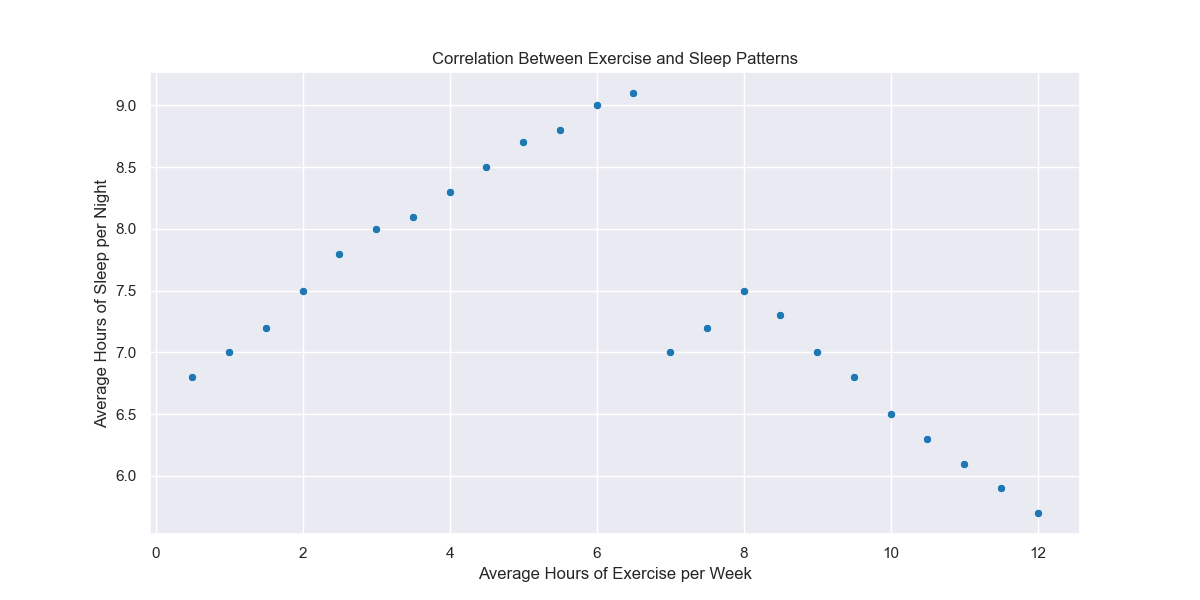

This figure's Python source:

import pandas as pd
import seaborn as sns
import matplotlib.pyplot as plt

# Data
data = {
    'Hours_of_Exercise': [0.5, 1, 1.5, 2, 2.5, 3, 3.5, 4, 4.5, 5, 5.5, 6, 6.5, 7, 7.5, 8, 8.5, 9, 9.5, 10, 10.5, 11, 11.5, 12],
    'Hours_of_Sleep': [6.8, 7.0, 7.2, 7.5, 7.8, 8.0, 8.1, 8.3, 8.5, 8.7, 8.8, 9.0, 9.1, 7.0, 7.2, 7.5, 7.3, 7.0, 6.8, 6.5, 6.3, 6.1, 5.9, 5.7]
}

# Create DataFrame
df = pd.DataFrame(data)

# Plot
plt.figure(figsize=(12, 6))
scatter_plot = sns.scatterplot(data=df, x='Hours_of_Exercise', y='Hours_of_Sleep', color="#1f77b4")

# Customize the plot
scatter_plot.set_title('Correlation Between Exercise and Sleep Patterns')
scatter_plot.set(xlabel='Average Hours of Exercise per Week', ylabel='Average Hours of Sleep per Night')

plt.show()
